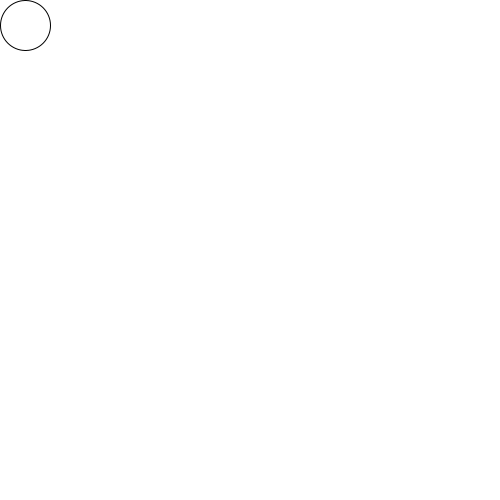
Frame 1 (no input)
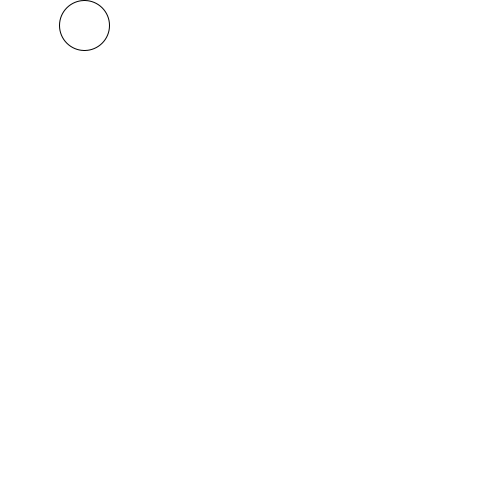
Frame 60 (the mouse pressed at the canvas centre just before this capture)
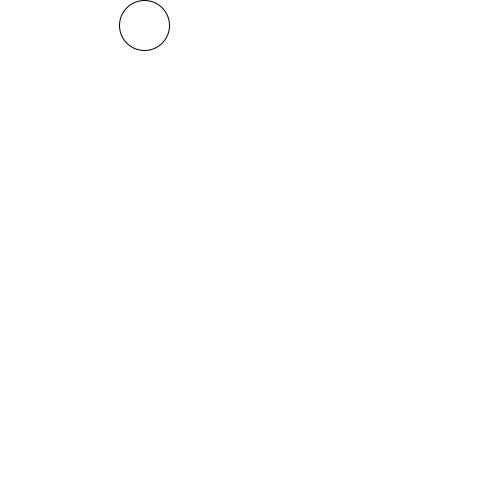
Frame 120 (the mouse held since frame 60 and released just before this capture)

The Processing sketch that drew these frames (run headless with seeded random() and noise(); from frame 60 on, the mouse is pressed at the canvas centre):

// Processing sketch: simpleCircle
// ── simpleCircle.pde
int x;

void setup() {
  x = 25;
  size(500, 500);
}//setup

void draw() {
  background(255);
  circle(x, 25, 50); 
  x++;
}//draw
